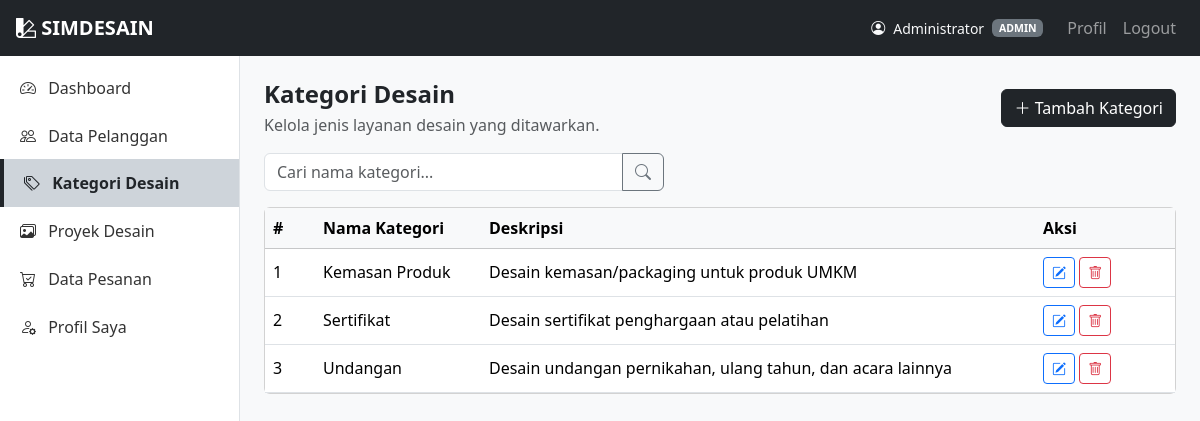
The app's page /kategori/index.php (signed in) with its own data.
### tables this page shows
CREATE TABLE kategori_desain (
    id_kategori    INT AUTO_INCREMENT PRIMARY KEY,
    nama_kategori  VARCHAR(100)  NOT NULL,
    deskripsi      TEXT          DEFAULT NULL,
    created_at     TIMESTAMP     DEFAULT CURRENT_TIMESTAMP
);

### kategori/index.php (the view, shortened to what this page needs)
<?php
require_once '../config/koneksi.php';
$kata_kunci = isset($_GET['cari']) ? bersihkan_input($_GET['cari']) : '';
if ($kata_kunci !== '') {
    $sql = "SELECT * FROM kategori_desain WHERE nama_kategori LIKE ? ORDER BY id_kategori DESC";
    $stmt = $koneksi->prepare($sql);
    $pencarian = "%{$kata_kunci}%";
    $stmt->bind_param("s", $pencarian);
    $stmt->execute();
    $data_kategori = $stmt->get_result();
} else {
    $data_kategori = $koneksi->query("SELECT * FROM kategori_desain ORDER BY id_kategori DESC");
}
?>
<?php require_once '../includes/header.php'; ?>
<div class="wrapper">
    <?php require_once '../includes/sidebar.php'; ?>
    <div class="content-area p-4">
        <div class="d-flex justify-content-between align-items-center mb-3">
            <div>
                <h4 class="fw-semibold mb-1">Kategori Desain</h4>
                <p class="text-muted mb-0">Kelola jenis layanan desain yang ditawarkan.</p>
            </div>
            <a href="tambah.php" class="btn btn-dark">
                <i class="bi bi-plus-lg"></i> Tambah Kategori
            </a>
        </div>
        <form method="GET" action="index.php" class="mb-3">
            <div class="input-group" style="max-width: 400px;">
                <input type="text" name="cari" class="form-control"
                       placeholder="Cari nama kategori..."
                       value="<?= htmlspecialchars($kata_kunci) ?>">
                <button type="submit" class="btn btn-outline-secondary">
                    <i class="bi bi-search"></i>
                </button>
            </div>
        </form>
        <div class="card">
            <div class="table-responsive">
                <table class="table table-hover align-middle mb-0">
                    <thead class="table-light">
                        <tr>
                            <th style="width: 50px;">#</th>
                            <th>Nama Kategori</th>
                            <th>Deskripsi</th>
                            <th style="width: 140px;">Aksi</th>
                        </tr>
                    </thead>
                    <tbody>
                        <?php if ($data_kategori->num_rows > 0): ?>
                            <?php $no = 1; ?>
                            <?php while ($row = $data_kategori->fetch_assoc()): ?>
                                <tr>
                                    <td><?= $no++ ?></td>
                                    <td><?= htmlspecialchars($row['nama_kategori']) ?></td>
                                    <td><?= htmlspecialchars($row['deskripsi'] ?? '-') ?></td>
                                    <td>
                                        <a href="edit.php?id=<?= $row['id_kategori'] ?>"
                                           class="btn btn-sm btn-outline-primary" title="Edit">
                                            <i class="bi bi-pencil-square"></i>
                                        </a>
                                        <?php if ($_SESSION['role'] === 'admin'): ?>
                                            <button type="button" class="btn btn-sm btn-outline-danger"
                                                    data-bs-toggle="modal"
                                                    data-bs-target="#modalHapus"
                                                    data-id="<?= $row['id_kategori'] ?>"
                                                    data-nama="<?= htmlspecialchars($row['nama_kategori']) ?>"
                                                    title="Hapus">
                                                <i class="bi bi-trash"></i>
                                            </button>
                                        <?php endif; ?>
                                    </td>
                                </tr>
                            <?php endwhile; ?>
                        <?php endif; ?>
                    </tbody>
                </table>
            </div>
        </div>
    </div>
</div>
<?php require_once '../includes/footer.php'; ?>

### assets/css/style.css (style rules this page uses)
body { background-color: #f8f9fa; }
.wrapper { display: flex; min-height: calc(100vh - 56px); }
.content-area { flex: 1; min-width: 0; }

### records on screen
kategori_desain: nama_kategori "Kemasan Produk", deskripsi "Desain kemasan/packaging untuk produk UMKM"
kategori_desain: nama_kategori "Sertifikat", deskripsi "Desain sertifikat penghargaan atau pelatihan"
kategori_desain: nama_kategori "Undangan", deskripsi "Desain undangan pernikahan, ulang tahun, dan acara lainnya"

### other values on screen
$_SESSION['nama_lengkap'] "Administrator"
$_SESSION['role'] "ADMIN"
